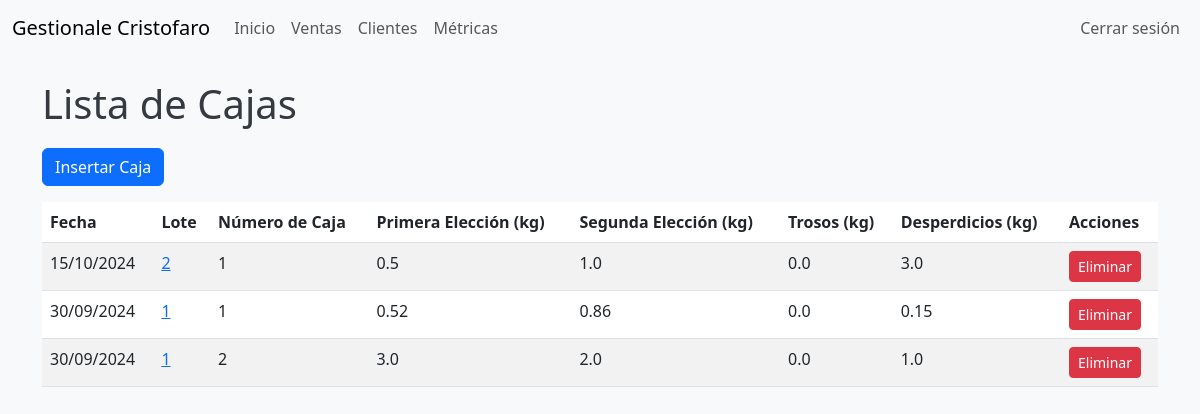
Screenshot of / (signed in) with the database file from the repository.
### app/models.py (models this page shows, shortened)
class Scatola(db.Model):
    id = db.Column(db.Integer, primary_key=True)
    lotto = db.Column(db.String(50), nullable=False)
    data = db.Column(db.Date, nullable=False)
    numero_scatola = db.Column(db.Integer, nullable=False)
    prima_scelta = db.Column(db.Float, nullable=False)
    seconda_scelta = db.Column(db.Float, nullable=False)
    trosos = db.Column(db.Float, nullable=False)  # Nuova colonna
    scarti = db.Column(db.Float, nullable=False)

### app/routes.py (the view)
@app.route('/')
@login_required
def home():
    scatole = Scatola.query.order_by(Scatola.data.desc()).all()
    return render_template('home.html', scatole=scatole)

### app/__init__.py (called while the page is built)
@app.context_processor
def utility_processor():
    def calculate_total_weight_scatole(items):
        return sum(item.prima_scelta + item.seconda_scelta + item.scarti for item in items)
    def calculate_total_weight_vendite(vendite):
        return sum(vendita.peso for vendita in vendite)
    return dict(
        calculate_total_weight_scatole=calculate_total_weight_scatole,
        calculate_total_weight_vendite=calculate_total_weight_vendite
    )

### app/routes.py (called while the page is built)
@login.user_loader
def load_user(id):
    return Utente.query.get(int(id))

### app/templates/home.html (shortened to what this page needs)
{% extends "base.html" %}
{% block content %}
<h1>Lista de Cajas</h1>
<a href="{{ url_for('inserisci') }}" class="btn btn-primary mb-3">Insertar Caja</a>
<table class="table table-striped">
    <thead>
        <tr>
            <th>Fecha</th>
            <th>Lote</th>
            <th>Número de Caja</th>
            <th>Primera Elección (kg)</th>
            <th>Segunda Elección (kg)</th>
            <th>Trosos (kg)</th>
            <th>Desperdicios (kg)</th>
            <th>Acciones</th>
        </tr>
    </thead>
    <tbody>
        {% for scatola in scatole %}
        <tr>
            <td>{{ scatola.data.strftime('%d/%m/%Y') }}</td>
            <td><a href="{{ url_for('visualizza_lotto', lotto=scatola.lotto) }}">{{ scatola.lotto }}</a></td>
            <td>{{ scatola.numero_scatola }}</td>
            <td>{{ scatola.prima_scelta }}</td>
            <td>{{ scatola.seconda_scelta }}</td>
            <td>{{ scatola.trosos }}</td>
            <td>{{ scatola.scarti }}</td>
            <td>
                <form action="{{ url_for('elimina_scatola', scatola_id=scatola.id) }}" method="post" onsubmit="return confirm('¿Estás seguro de que deseas eliminar esta caja?');">
                    <button type="submit" class="btn btn-danger btn-sm">Eliminar</button>
                </form>
            </td>
        </tr>
        {% endfor %}
    </tbody>
</table>
{% endblock %}

### app/templates/base.html (shortened to what this page needs)
<!DOCTYPE html>
<html lang="es">
<head>
    <link rel="stylesheet" href="https://cdn.jsdelivr.net/npm/bootstrap@5.3.0/dist/css/bootstrap.min.css">
    <link rel="stylesheet" href="{{ url_for('static', filename='style.css') }}">
</head>
<body>
    <nav class="navbar navbar-expand-lg navbar-light bg-light mb-4">
        <div class="container-fluid">
            <a class="navbar-brand" href="{{ url_for('home') }}">Gestionale Cristofaro</a>
            <div class="collapse navbar-collapse" id="navbarNav">
                <ul class="navbar-nav me-auto">
                    {% if current_user.is_authenticated %}
                    <li class="nav-item">
                        <a class="nav-link" href="{{ url_for('home') }}">Inicio</a>
                    </li>
                    <li class="nav-item">
                        <a class="nav-link" href="{{ url_for('vendite') }}">Ventas</a>
                    </li>
                    <li class="nav-item">
                        <a class="nav-link" href="{{ url_for('clienti') }}">Clientes</a>
                    </li>
                    {% if current_user.ruolo == 'Amministrazione' %}
                    <li class="nav-item">
                        <a class="nav-link" href="{{ url_for('metriche') }}">Métricas</a>
                    </li>
                    {% endif %}
                    {% endif %}
                </ul>
                <ul class="navbar-nav">
                    {% if current_user.is_authenticated %}
                    <li class="nav-item">
                        <a class="nav-link" href="{{ url_for('logout') }}">Cerrar sesión</a>
                    </li>
                    {% else %}
                    <li class="nav-item">
                        <a class="nav-link" href="{{ url_for('login') }}">Iniciar sesión</a>
                    </li>
                    {% endif %}
                </ul>
            </div>
        </div>
    </nav>
    <div class="container">
        {% block content %}{% endblock %}
    </div>
</body>
</html>

### app/static/style.css (style rules this page uses)
body { background-color: #f8f9fa; color: #343a40; }
.navbar { margin-bottom: 20px; }
h1 { margin-bottom: 20px; }

### rows the page displays
Scatola: data "15/10/2024", lotto "2", numero_scatola "1", prima_scelta "0.5", seconda_scelta "1.0", trosos "0.0", scarti "3.0"
Scatola: data "30/09/2024", lotto "1", numero_scatola "1", prima_scelta "0.52", seconda_scelta "0.86", trosos "0.0", scarti "0.15"
Scatola: data "30/09/2024", lotto "1", numero_scatola "2", prima_scelta "3.0", seconda_scelta "2.0", trosos "0.0", scarti "1.0"
